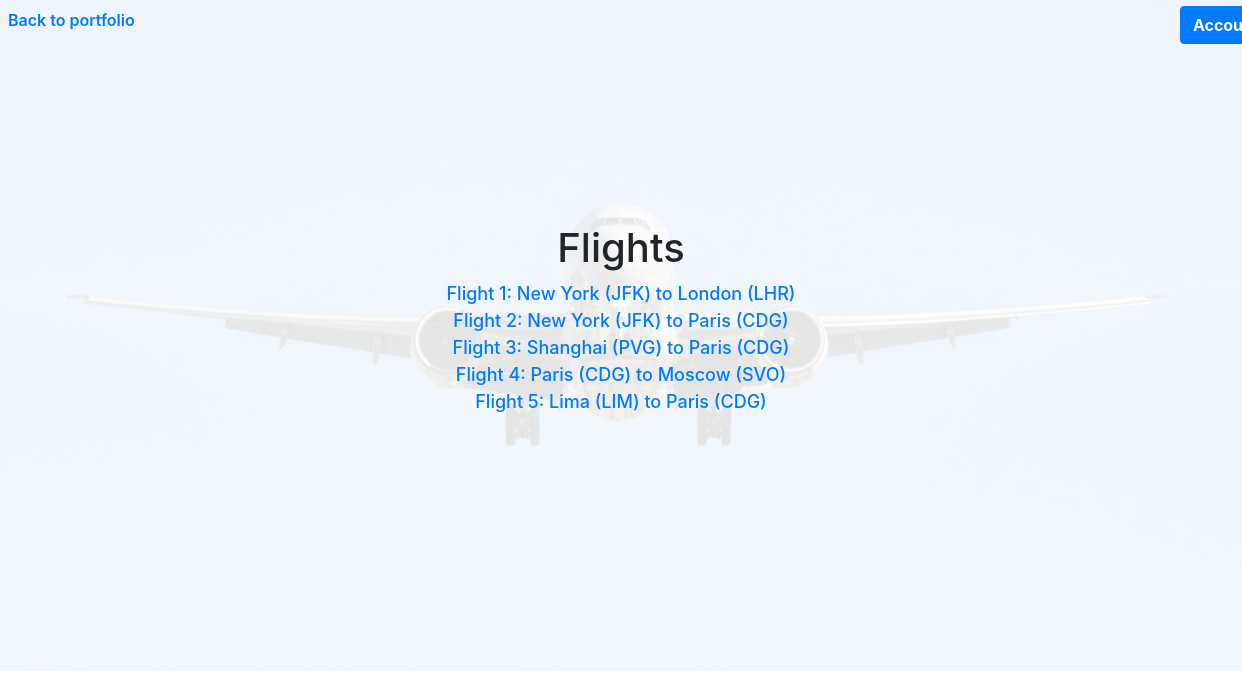
The app's page /flights/ with its own data.
### flights/models.py (models this page shows, shortened)
class Flight(models.Model):
    origin = models.ForeignKey(Airport, on_delete=models.CASCADE, related_name="departures")
    destination = models.ForeignKey(Airport, on_delete=models.CASCADE, related_name="arrivals")
    duration = models.IntegerField()

class Airport(models.Model):
    code = models.CharField(max_length=3)
    city = models.CharField(max_length=64)
    def __str__(self):
        return f"{self.city} ({self.code})"

### flights/views.py (the view)
# urls.py: path("", views.index, name="index"),
def index(request):
    return render(request, "flights/index.html", {
        "flights": Flight.objects.all()
    })

### flights/templates/flights/index.html
{% extends "flights/layout.html" %}
{% load static %}
{% block body %}
    <h1>Flights</h1>
    {% for flight in flights %}
        <li><a href="{% url 'flight' flight.id %}">
        Flight {{ flight.id }}: {{flight.origin}} to {{flight.destination}}</a></li>
    {% endfor %}
{% endblock %}

### flights/templates/flights/layout.html (shortened to what this page needs)
{% load static %}
<!DOCTYPE html>
<html lang="en">
    <head>
        <link rel="stylesheet" href="https://cdn.jsdelivr.net/npm/bootstrap@4.5.3/dist/css/bootstrap.min.css">
        <link rel="stylesheet" href="{% static 'flights/styles.css' %}">
    </head>
    <body>
        <a id= "backport" href="{% url 'index' %}">Back to portfolio</a>
        <img src="{% static 'flights/plane.jpg' %}" alt="Not available">
        <form action="{% url 'indexlog' %}">
            <input type="submit" class="btn btn-primary" value="Account" id="log" />
        </form>
        {% block body %}
        {% endblock%}
    </body>
</html>

### flights/static/flights/styles.css (style rules this page uses)
body { background-color:white; }
html { margin: 0px; }
img { position: absolute; left:0%; top:0%; width: 100%; height: auto; z-index: -5; opacity: 0.1; }
h1 { position: relative; text-align: center; top:200px; }
li { position: relative; top:200px; text-align: center; font-weight: 500; text-decoration: none; font-size: large; list-style-type: none; }
#log { font-weight: 700; position: absolute; left:95%; top:6px; }
#backport { position: relative; top:8px; left:8px; font-weight: 600; }

### records on screen
Flight: id "1", origin "New York (JFK)", destination "London (LHR)"
Flight: id "2", origin "New York (JFK)", destination "Paris (CDG)"
Flight: id "3", origin "Shanghai (PVG)", destination "Paris (CDG)"
Flight: id "4", origin "Paris (CDG)", destination "Moscow (SVO)"
Flight: id "5", origin "Lima (LIM)", destination "Paris (CDG)"
